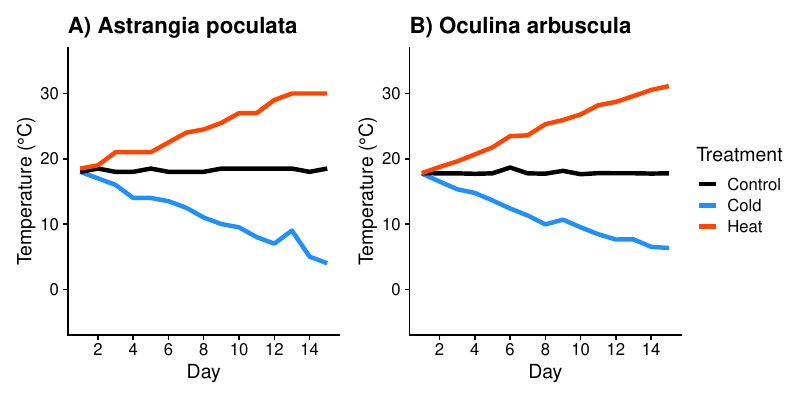

Write the R code that produced this figure.
## Experimental design figure

# libraries
library(tidyverse)
library(cowplot)
library(patchwork)

# Data organization, Astrangia poculata = as, Oculina arbuscula = oc

as_temp = read.csv("Astrangia_Temperature.csv", header = T) %>%
  mutate(Treatment = case_when(
    treatment == "hot" ~ "Heat",
    treatment == "cold" ~ "Cold", 
    treatment == "control" ~ "Control")) %>%
  group_by(Treatment, day) %>%
dplyr::summarize(avg=mean(temperature))

oc_temp = read.csv("Oculina_temperature.csv", header = T) %>%
  mutate(Treatment = case_when(
    treatment == "hot" ~ "Heat",
    treatment == "cold" ~ "Cold", 
    treatment == "control" ~ "Control")) %>%
  group_by(Treatment, day) %>%
  select(-salinity, -X) %>%
  rename(temperature = temp_C) %>%
  summarize(avg=mean(temperature))

# Plot it

cols = c("Control" = "black",
         "Cold" = "dodgerblue1",
         "Heat" = "orangered1")

as_temp_plot = ggplot(as_temp, aes(x=day, y=avg, group=Treatment, colour = Treatment)) + 
  geom_line(size = 1.5) +
  scale_color_manual(values = cols) +
  ylim(-5,35) +
  scale_x_continuous(name = "Day", breaks = seq(0,16,2)) +
  labs(y="Temperature (°C)", x = "Day") +
  ggtitle("A) Astrangia poculata") +
  theme_cowplot()

oc_temp_plot = ggplot(oc_temp, aes(x=day, y=avg, group=Treatment, colour = Treatment)) + 
  geom_line(size = 1.5) +
  scale_color_manual(values = cols) +
  ylim(-5,35) +
  scale_x_continuous(name = "Day", breaks = seq(0,16,2)) +
  labs(y="Temperature (°C)", x = "Day") +
  ggtitle("B) Oculina arbuscula") +
  theme_cowplot()

ramp = as_temp_plot + oc_temp_plot + plot_layout(guides = "collect")
ggsave("Temperature_ramp.pdf", plot = ramp, width = 8, height = 4, units = "in")
            
            
            
            
                                                                     